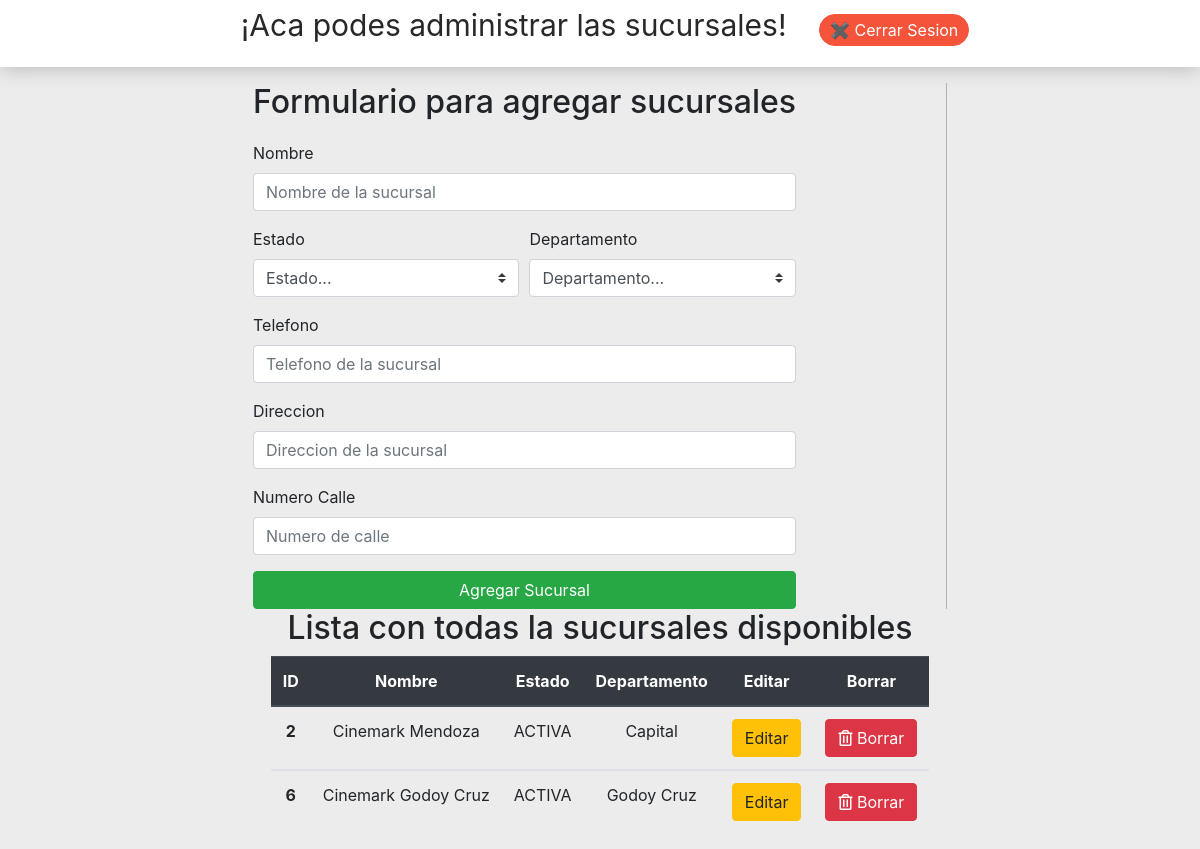
The app's page /views/admin/admin.sucursales.view.php with its own data.
### tables this page shows
CREATE TABLE `sucursales` (
  `suc_idSucursal` int(4) NOT NULL,
  `suc_nombreSucursal` varchar(200) NOT NULL,
  `suc_estadoSucursal` tinyint(1) NOT NULL,
  `suc_deptoSucursal` varchar(200) NOT NULL,
  `suc_telefonoSucursal` varchar(100) NOT NULL,
  `suc_direccionSucursal` varchar(200) NOT NULL,
  `suc_nroCalle` int(6) NOT NULL
);

### views/admin/admin.sucursales.view.php (the view, shortened to what this page needs)
<!DOCTYPE html>
<html lang="en">
<head>
    <link rel="stylesheet" href="https://use.fontawesome.com/releases/v5.7.2/css/all.css">
    <link rel="stylesheet" href="https://stackpath.bootstrapcdn.com/bootstrap/4.3.1/css/bootstrap.min.css">
</head>
<body>
    <header>
        <nav>
            <ul class="nav-bar">
                <li class="nombre-usuario">
                    <p>¡Aca podes administrar las sucursales!</p>
                </li>
                <li>
                    <form action="../../funcs/cerrar.sesion.func.php" method="POST"><input class="btn-cerrar-sesion" type="submit" name="cerrar-sesion" value="✖ Cerrar Sesion"></form>
                </li>
            </ul>
        </nav>
    </header>
    <section class="main-container">
        <div class="form-container">
            <h2>Formulario para agregar sucursales</h2>
            <form action="../../funcs/admin/agregar.sucursal.func.php" method="POST">
                <div class="form-group">
                    <label for="inputAddress">Nombre</label>
                    <input type="text" name="nombreSucursal" value="" class="form-control" id="inputAddress" placeholder="Nombre de la sucursal">
                </div>
                <div class="form-row">
                    <div class="form-group col-md-6">
                        <label for="inputEmail4">Estado</label>
                        <select class="custom-select mr-sm-2" name="estadoSucursal" id="inlineFormCustomSelect">
                            <option selected>Estado...</option>
                        </select>
                    </div>
                    <div class="form-group col-md-6">
                        <label for="inputPassword4">Departamento</label>
                        <select class="custom-select mr-sm-2" name="deptoSucursal" id="inlineFormCustomSelect">
                            <option selected>Departamento...</option>
                        </select>
                    </div>
                </div>
                <div class="form-group">
                    <label for="inputAddress">Telefono</label>
                    <input type="text" name="telSucursal" value="" class="form-control" id="inputAddress" placeholder="Telefono de la sucursal">
                </div>
                <div class="form-group">
                    <label for="inputAddress">Direccion</label>
                    <input type="text" name="dirSucursal" value="" class="form-control" id="inputAddress" placeholder="Direccion de la sucursal">
                </div>
                <div class="form-group">
                    <label for="inputAddress">Numero Calle</label>
                    <input type="text" name="nroCalle" value="" class="form-control" id="inputAddress" placeholder="Numero de calle">
                </div>
                <input type="submit" name="agregar-pelicula" class="btn btn-success btn-block" value="Agregar Sucursal">
            </form>
        </div>
        <div class="table-container">
            <h2>Lista con todas la sucursales disponibles</h2>
            <table class="table">
                <thead class="thead-dark">
                    <tr>
                        <th scope="col">ID</th>
                        <th scope="col">Nombre</th>
                        <th scope="col">Estado</th>
                        <th scope="col">Departamento</th>
                        <th scope="col">Editar</th>
                        <th scope="col">Borrar</th>
                    </tr>
                </thead>
                <?php
                    require('../../funcs/conexion.func.php');
                    $query_obtener = "SELECT * FROM sucursales";
                    $resultado_obtener = mysqli_query($conexion, $query_obtener);
                    while ($row = mysqli_fetch_array($resultado_obtener)) {
                ?>
                    <tbody>
                        <tr>
                            <th scope="row"><?php echo $row['suc_idSucursal']; ?></th>
                            <td><?php echo $row['suc_nombreSucursal']; ?></td>
                            <td>
                                <?php
                                if ($row['suc_estadoSucursal'] == 1) :
                                    echo 'ACTIVA';
                                elseif ($row['suc_estadoSucursal'] == 0) :
                                    echo 'INACTIVA';
                                endif
                                ?>
                            </td>
                            <td>
                                <?php
                                if ($row['suc_deptoSucursal'] == 'capital') :
                                    echo 'Capital';
                                elseif ($row['suc_deptoSucursal'] == 'godoy-cruz') :
                                    echo 'Godoy Cruz';
                                elseif ($row['suc_deptoSucursal'] == 'guaymallen') :
                                    echo 'Guaymallen';
                                elseif ($row['suc_deptoSucursal'] == 'las-heras') :
                                    echo 'Las Heras';
                                elseif ($row['suc_deptoSucursal'] == 'maipu') :
                                    echo 'Maipu';
                                elseif ($row['suc_deptoSucursal'] == 'lujan') :
                                    echo 'Lujan de Cuyo';
                                endif
                                ?>
                            </td>
                            <td><button type="button" class="btn btn-warning" data-toggle="modal" data-target="#editarModal" data-whatever="@mdo">Editar</button></td>
                            <td><a class="btn btn-danger" href="../../funcs/admin/borrar.sucursal.func.php?borrar=<?php echo $row['suc_idSucursal']; ?>"><i class="far fa-trash-alt"></i> Borrar</a></td>
                        </tr>
                    </tbody>
                <?php
                    }
                ?>
            </table>
        </div>
    </section>
</body>
</html>

### records on screen
sucursales: suc_idSucursal "2", suc_nombreSucursal "Cinemark Mendoza", suc_estadoSucursal "ACTIVA", suc_deptoSucursal "Capital"
sucursales: suc_idSucursal "6", suc_nombreSucursal "Cinemark Godoy Cruz", suc_estadoSucursal "ACTIVA", suc_deptoSucursal "Godoy Cruz"
